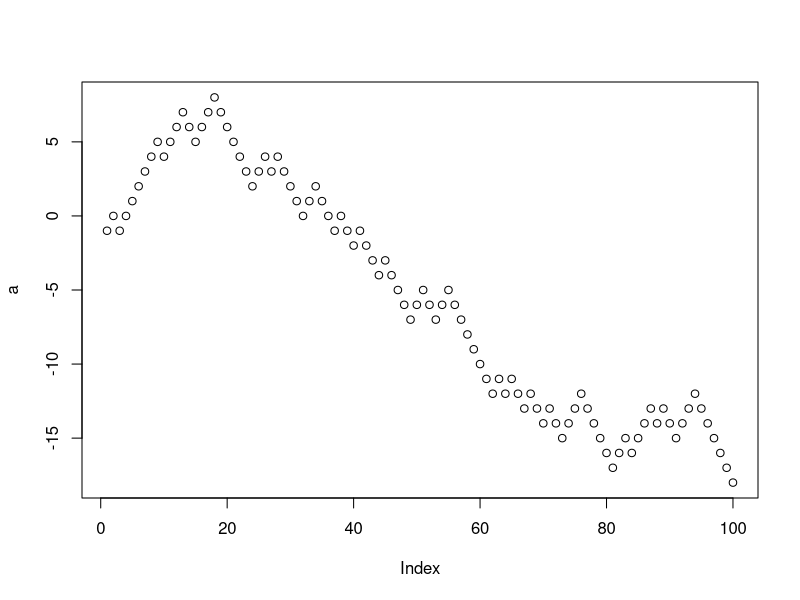
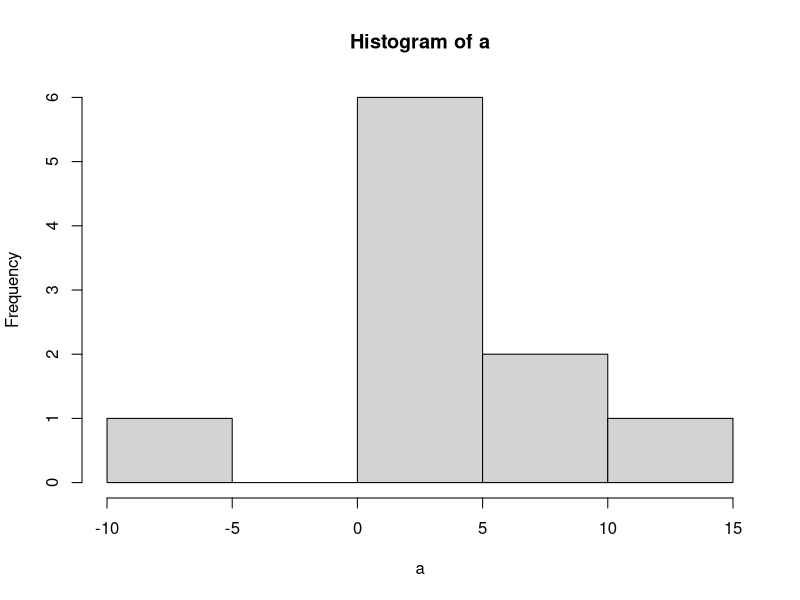

Generate these figures, in order, with R: (Note: this script raises an error after producing the figures.)

# Q1 Para gerar no R uma lançamento de moeda, um método elementar é gerar aleatóriamente um número entre 0 e 1, 
# com o comando runif(1). Se o número gerado
# for menor que 0.5, consideramos cara, senão, o resultado foi coroa.
# Construa uma função que simule um passeio aleatório de tamanho n, onde n é
# um argumento da função. A função deve retornar o gráfico do passeio aleatório
# simulado e o valor de Sn.

runif(1)

q1 = function(n){                                              
     Sn = 0                                        
     # objeto a ser usado na contagem
     a = c(NULL)                                   
     # vetor a ser usado para guardar
     for(i in 1:n){                                
     #  os diferentes valores de Sn
         m = runif(1)                              
         if(m<0.5){Sn = Sn + 1                     
         # se menor que 0.5, soma 1
         }else{
         Sn = Sn - 1}                             
         # senao, subtrai 1
         a[i] = Sn}                                
         # guardando os valores de Sn  
     cat(plot(a), Sn)                              
     # devolvendo Sn e o grafico
}
q1(100)

# Q2 Construa uma função que simule r passeios aleatórios de tamanho n, onde n e r
# devem ser argumentos da função. A função deve retornar a média dos Sn e um
# histograma do estado onde terminou o processo.

q2 = function(n,r){                             
     Sn = 0                           
     # objeto de contagem
     a = c(NULL)                      
     # vetor a ser usado para guardar os diferentes valores de sn  
     for(j in 1:r){                   
     # rodando  os r passeios aleatorios     
         for(i in 1:n){               
         # rodando cada passeio aleatorio           
             m = runif(1)             
             if(m<0.5){Sn = Sn + 1    
             # se menor que 0.5, soma 1 
             }else{                    
             Sn = Sn - 1}}            
             # senao, subtrai 1
         a[j] = Sn                    
         # guardando os valores de Sn
         Sn = 0}                      
         # retornando Sn a 0 para contar o proximo passeio 
         cat(mean(a))                 
         # retornando a midia dos Sn
         return(hist(a))              
         # retornando o histograma dos sn 
}  
q2(100,10)  

# Q3
# A - Faça uma função que receba dois números inteiros, n > 0 e r e retorne o
# número total de caminhos que vão da origem até o ponto (n, r), ou seja, Nn,r.
# Não se esqueça de verificar se n e r têm a mesma paridade, caso contrário a
# função deve retornar uma mensagem de erro.
q3a = function(n,r){
      if((r+n)%%2 != 0){stop("N e R devem ter a mesma paridade")}           
      if(r>n){stop("R deve ser igual ou menor que N ")}
      resp = factorial(n)/((factorial((n+r)/2)*factorial(n - (n+r)/2))) 
      # formula do numero de 
      return(resp)                                                      
      # caminhos da origem ate 
}                                                                       
# (n,r)
q3a(10,10)
q3a(4,0)
  
# B - Usando a função anterior, faça uma função que retorne a probabilidade de
# num instante n > 0 o caminho estar na altura r, ou seja, pn,r.

q3b = function(n,r){
      if((r+n)%%2 != 0){stop("N e R devem ter a mesma paridade")}
      if(r>n){stop("R deve ser igual ou menor que N ")}
      cam = factorial(n)/((factorial((n+r)/2)*factorial(n - (n+r)/2))) 
      # formula do numero de caminhos da origem ate (n,r)
      resp = cam/(2^n)                                                 
      # dividindo pelo numero de caminhos possiveis    
      return(resp)                      
      # retornando a probbilidade
}
q3b(100,10)

# Q4 - Utilizando o exercício 2, construa 1000 replicações de um passeio aleatório de 100
# passos. Calcule a proporção de passeios tais que S100 = 10. Compare com o
# resultado obtido no exercício 3.

q4 = function(n,r){ 
  Sn = 0                                       
  # objeto que ajudara na contagem 
  prop = c(NULL)                               
  # vetor que guardara os valores da propor??o           
  # vetor que guardara os valores de Sn
  for(j in 1:n){                               
  # rodando os n passeios
    for(i in 1:r){                             
    # rodando cada passeio
      m = runif(1)
      if(m<0.5){Sn = Sn + 1                    
      # se menor que 0.5, soma 1
      }else{                                   
      # sen?o
      Sn = Sn - 1}}                            
    # subtrai 1
    if(Sn == 10){prop[j] = 1                   
    # contando os Sn = 10;
    }else{
    prop[j] = 0}
    Sn = 0}
  cat(" Propor??o de passeios onde (Sn = 10):",mean(prop))  
  # retorno da probabilidade
}  
q4(1000,100)  

# Q5
# A - Faça uma função que receba um número inteiro positivo n e retorne a probabilidade de ocorrer uma volta a origem no instante n (un). Lembre-se de
# verificar se n é um número par, caso contrário a função deve retornar uma mensagem de erro.

q5a = function(n){
      if(n%%2 != 0){stop("N deve ser um n?mero par")}             
      # verificando se n e par
      U1 = factorial(2*n)/((factorial(n)*factorial(2*n - n)))     
      # primeira parte da formula de Un
      U2 = 2^(2*n)                                                
      # segunda parte da formua de Un      
      U  = U1/U2                                                  
      # divisao
      cat(U)                                                      
      # resultado
} 

q5a(10)
q5a(2)

# B - Melhore a função anterior de forma que ela retorne também essa probabilidade
# aproximada pela fórmula de Stirling, se o usuário preferir.

q5b = function(n,alt){                                    
      if(n%%2 != 0){stop("N deve ser um número par")}       
      # verificando se n e impar
      if(alt == "Stirling"){                                 
         # se o usuario prefere Stirling
         resp = 1/sqrt(pi*n)                                 
         # formula 
         return(resp)                                        
         # retornando a resposta
      }
      U1 = factorial(2*n)/(factorial(n)^2)                   
      # mesmo codigo dado anteriormente
      U2 = 2^(2*n)
      U  = U1/U2
      cat(U)
}
q5b(2,"Stirling")
  
# C - Construa uma tabela que apresenta os erros absolutos e relativos quando utilizamos a aproximação de Stirling, 
# para diversos valores de n (n=2,4,6, 8, 10, 50, 100, 500, 1000).
a = data.frame(NULL)


# Q6 - Utilizando o exercício 2, construa 1000 replicações de um passeio aleatório de 100
# passos. Calcule a proporção de passeios tais que S100 = 0. Compare com o resultado
# obtido no exercício 5).
q6 = function(n,r){
  Sn = 0                            
  # mesmo codigo do exercicio 4, porem com Sn = 0; 
  prop = c(NULL)
  for(j in 1:r){
    for(i in 1:n){
      m = runif(1)
      if(m<0.5){Sn = Sn + 1}else{Sn = Sn - 1}}
    if(Sn == 0){prop[j] = 1}else{prop[j] = 0}
    Sn = 0}
  cat("Propor??o de passeios onde (Sn = 0):",mean(prop))
}  
q6(1000,100)  

# Q7 - Faça uma função que receba um número inteiro n > 0 e retorne a probabilidade de
# que no instante n ocorra o primeiro retorno a origem (fn). Use as funções criadas anteriormente.

q7 = function(n){
     if(n%%2 != 0){stop("N deve ser um n?mero par")}       
     # Verificando se n e par
     if( n <= 0 ){stop("N deve ser maior que 0")}          
     # Verificando se n e positivo 
     U1 = factorial(2*n)/(factorial(n)^2)                  
     U2 = 2^(2*n)
     U  = U1/U2                                            
     # formula de Un ja vista antes
     resp = U/(2*n -1)                                     
     # formula de fn = Un/(2*n-1)
     cat(resp)                                             
     # retornando resposta
}
q7(0)
q7(4)

# Q8 - Implemente o teorema da lei do arco seno para últimas visitas.

q8 = function(n,k){
  if(n%%2 != 0){stop("N deve ser um n?mero par")}    
  # Verificando se n e k sao numeros pares.
  if(k%%2 != 0){stop("K deve ser um n?mero par")}
  U = factorial(n - k)/((factorial(n - k)*factorial(n - k)))/2^(2*(n-k))  
  # formula de Un
  K = factorial(k)/((factorial(k)*factorial(k)))/2^(2*(k))                
  # formula de Un com k
  cat(U*K)                                                 
  # retornando a resposta: U(n)*U(n-k) 
} 

q8(20,10)

# Q9 - Construa 1000 replicações de um passeio aleatório de 100 passos, e guarda o instante
# da última visita ao estado zero. Construa um histograma dos instantes de última
# visita ao zero. Faça uma tabela, comparando os resultados obtidos empiricamente
# com os resultados teóricos do exercício 8.

q9 = function(n,r){
  a = c(NULL)
  k = 1
  # cria um vetor vazio
  for(j in 1:n){
  # roda n vezes
    Sn = 0
    # gruarda o número de vezes que sobe e desce
    for(i in 1:r){
    # roda r vezes
      m = runif(1)
      # numero aleatorio entre 0 e 1
      if(m<0.5){Sn = Sn + 1}else{Sn = Sn - 1}
      # se > 0.5, + 1, se < 0.5: -1;
      if(Sn == 0){
      # se Sn for igual a 0
         a[k] = i  
         # salver no vetor a
         k = k + 1}}}
  print(a)
  # sendo a um vetor com todos os ultimos
  # momentos em que o passeio passou por 0;
  hist(a, breaks = 10)
}  
q9(10,10)  



